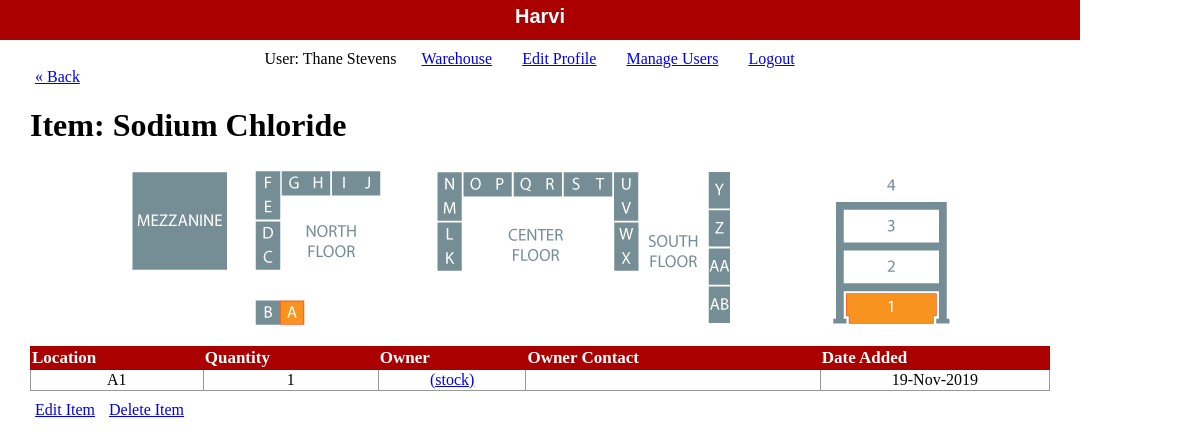
Page /staff/show.php (signed in) on the committed database.
### tables this page shows
CREATE TABLE `content` (
  `id` int(11) unsigned NOT NULL AUTO_INCREMENT,
  `location` int(11) unsigned DEFAULT NULL,
  `work_order` varchar(15) DEFAULT NULL,
  `description` varchar(255) NOT NULL,
  `owner_id` int(11) unsigned DEFAULT 0,
  `date_added` date NOT NULL,
  `quantity` int(11) DEFAULT 1,
  `audit_number` int(10) unsigned DEFAULT 0,
  PRIMARY KEY (`id`),
  KEY `location` (`location`),
  KEY `owner_id` (`owner_id`),
  CONSTRAINT `content_ibfk_1` FOREIGN KEY (`location`) REFERENCES `locations` (`location_id`),
  CONSTRAINT `content_ibfk_2` FOREIGN KEY (`owner_id`) REFERENCES `people` (`admin_id`)
);

CREATE TABLE `locations` (
  `location_id` int(11) unsigned NOT NULL AUTO_INCREMENT,
  `location_name` varchar(20) NOT NULL,
  `pallet` tinyint(1) DEFAULT 0,
  `img` varchar(50) DEFAULT NULL,
  `level_img` varchar(50) DEFAULT NULL,
  PRIMARY KEY (`location_id`)
);

CREATE TABLE `people` (
  `admin_id` int(11) unsigned NOT NULL AUTO_INCREMENT,
  `type` int(11) unsigned NOT NULL,
  `first_name` varchar(25) NOT NULL,
  `last_name` varchar(25) NOT NULL,
  `username` varchar(25) NOT NULL,
  `hashed_password` varchar(255) NOT NULL,
  `email` varchar(50) DEFAULT NULL,
  PRIMARY KEY (`admin_id`),
  KEY `type` (`type`),
  CONSTRAINT `people_ibfk_1` FOREIGN KEY (`type`) REFERENCES `view_type` (`type_id`)
);

### private/database.php (called while the page is built, shortened)
<?php
  function db_escape($connection, $string) {
    return mysqli_real_escape_string($connection, $string);
  }
?>

### private/query_functions.php (called while the page is built, shortened)
<?php
  function find_item_by_id($id) {
    global $db;
    $sql = "select * from content ";
    $sql .= "JOIN ";
    $sql .= "people on content.owner_id = people.admin_id ";
    $sql .= "JOIN ";
    $sql .= "locations on content.location = locations.location_id ";
    $sql .= "WHERE id='" . db_escape($db, $id) . "' ";
    $sql .= "LIMIT 1";
    $result = mysqli_query($db, $sql);
    $item = mysqli_fetch_assoc($result);
    return $item;
  }
?>

### private/functions.php (called while the page is built, shortened)
<?php
  function url_for($script_path) {
    return $script_path;
  }
  function u($string="") {
    return urlencode($string);
  }
  function h($string="") {
    return htmlspecialchars($string);
  }
?>

### private/auth_functions.php (called while the page is built, shortened)
<?php
  function get_viewer_type() {
    return (int)$_SESSION['type'];
  }
  function is_manager() {
    $type = get_viewer_type();
    if($type === 1 || $type === 2) {
      return true;
    }else{
      return false;
    }
  }
  function require_user($item) {
    if((int)$_SESSION['admin_id'] === (int)$item['owner_id'] || is_manager()) {
      return true;
    }else{
      return false;
    }
  }
?>

### public/staff/show.php (the view, shortened to what this page needs)
<?php
$id = $_GET['id'] ?? '1';
$item = find_item_by_id($id);
?>
<?php include(SHARED_PATH . '/staff_header.php'); ?>
<div id="content">
  <a class="back-link" href="<?php echo url_for('/staff/locations/show.php?id=' . h(u($item['location']))); ?>">&laquo; Back</a>
  <div class="bigdiv">
    <h1>Item: <?php if(isset($item['work_order'])) {echo h($item['work_order']) . ", " . $item['description'];}else{echo $item['description'];} ?></h1>
    <div class="itemShow">
      <div class="location">
        <img src="<?= $item['img']; ?>" alt="Location">
        <?php if(isset($item['level_img'])) { ?>
          <img src="<?php echo $item['level_img']; ?>" alt="level">
        <?php } ?>
      </div>
      <div class="">
        <div class="">
          <table class="list">
            <tr>
              <th>Location</th>
              <th>Quantity</th>
              <th>Owner</th>
              <th>Owner Contact</th>
              <th>Date Added</th>
            </tr>
            <tr>
              <td><?php echo h(strtoupper($item['location_name'])); ?></td>
              <td><?php echo h($item['quantity']); ?></td>
              <td>
                <?php if(is_manager()) { ?>
                  <a href="<?= url_for('/staff/admins/show.php?id=' . h(u($item['admin_id']))); ?>"><?= h($item['first_name']) . " " . h($item['last_name']); ?></a>
                <?php }else{ ?>
                  <?= h($item['first_name']) . " " . h($item['last_name']); ?>
                <?php } ?>
              </td>
                <td><?php echo h($item['email']); ?></td>
              <td><?php echo h(date('d-M-Y', strtotime($item['date_added']))); ?></td>
            </tr>
          </table>
        </div>
      </div>
    </div>
    <?php if(require_user($item)) { ?>
      <a href="<?= url_for('/staff/edit.php?id=' . h(u($item['id']))); ?>">Edit Item</a>
      <a href="<?= url_for('/staff/delete.php?id=' . h(u($item['id']))); ?>">Delete Item</a>
    <?php } ?>
  </div>
</div>

### public/stylesheets/staff.css (style rules this page uses)
html { height: 100%; width: 100%; }
body { height: auto; width: 100%; margin: 0; padding: 0; }
a { margin: 5px; }
#content { width: 1020px; min-height: 500px; padding: 0 30px; }
table { border-collapse: collapse; vertical-align: top; margin-bottom: 10px; }
table.list { width: 100%; }
table.list tr td { border: 1px solid #999999; text-align: center; }
table.list tr th { border: 1px solid #a00; background: #a00; color: white; text-align: left; font-size: 17px; }
.itemShow { display: flex; flex-direction: column; justify-content: space-around; }
.location { display: flex; justify-content: space-evenly; align-items: center; width: 100%; margin-bottom: 20px; }

### rows in the picture
content: description "Sodium Chloride", location.img (picture), location.level_img (picture), location.location_name "A1", quantity "1", owner.first_name "(stock)", date_added "19-Nov-2019"

### other values in the picture
$_SESSION['name'] "Thane Stevens"
